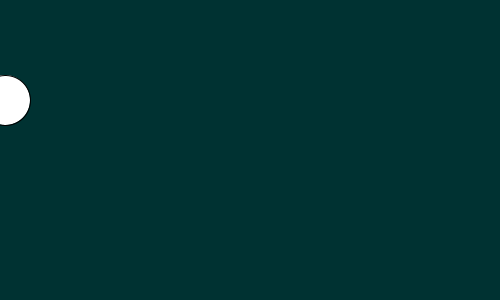
Frame 1 (no input)
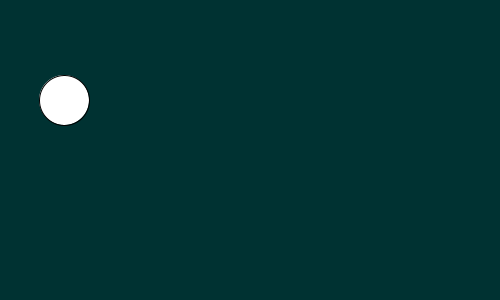
Frame 60 (the mouse pressed at the canvas centre just before this capture)
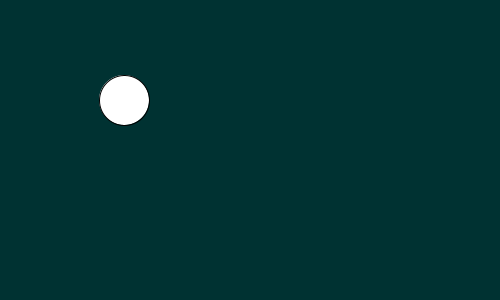
Frame 120 (the mouse held since frame 60 and released just before this capture)

The Processing sketch that drew these frames (run headless with seeded random() and noise(); from frame 60 on, the mouse is pressed at the canvas centre):

// Processing sketch: processing_pohybujici_kruh
// ── processing_pohybujici_kruh.pde
int x = 5;

void setup(){
  size(500,300);
}

void draw(){
  background(x/500*255,50,50);
  ellipse(x,100,50,50);
  print(x + "\n");
  x++;
  
  if(x > 500){
    x = 0;
  }
}
